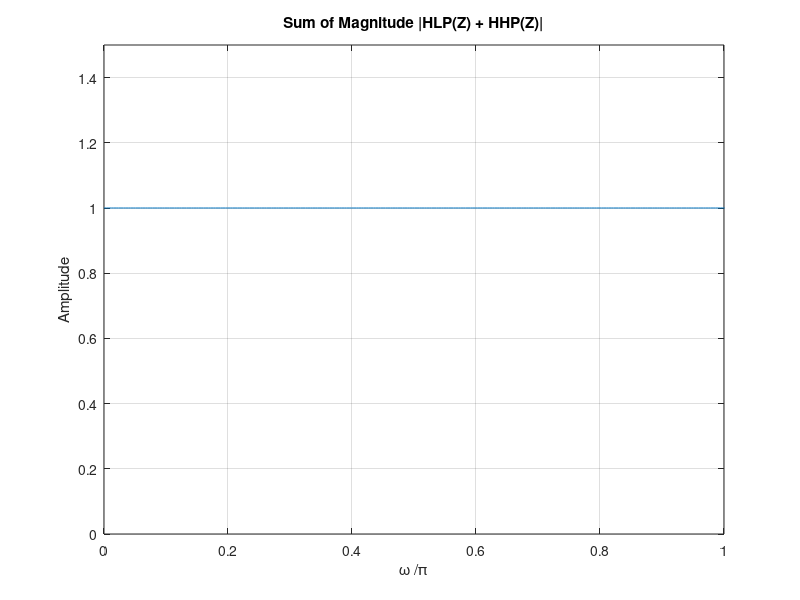

Write MATLAB code to recreate this figure.
% Program Q4_14c
clear;

w = 0:2*pi/511:2*pi;
num1 = [.46065 .46065];
den1 = [1 -.07870];

num2 = [.53935 -.53935];
den2 = [1 -.07870];

h1 = freqz(num1, den1, w);
h2 = freqz(num2, den2, w);
y = abs(h1+h2);
plot(w/pi,y);
axis([0 1 0 1.5])
grid;
title('Sum of Magnitude |HLP(Z) + HHP(Z)|');
xlabel('\omega /\pi');
ylabel('Amplitude');